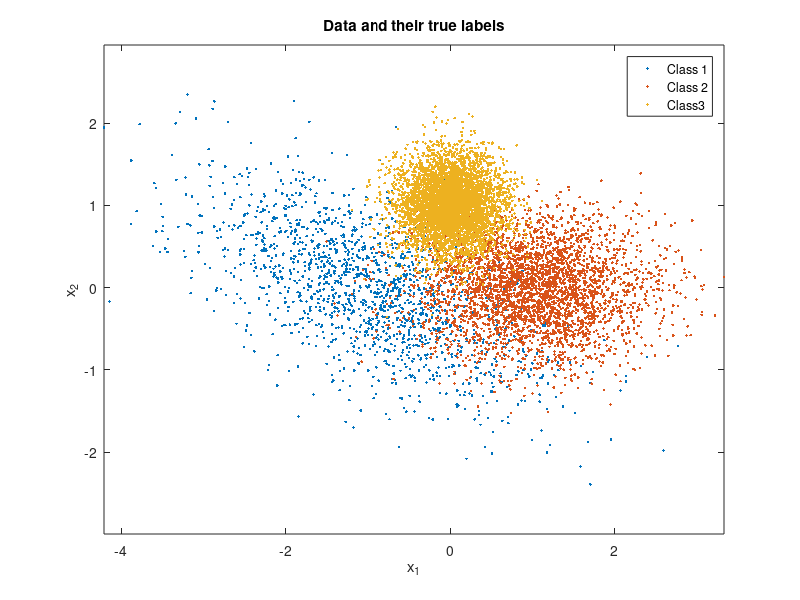

Here is the MATLAB script that generated this plot: (Note: this script raises an error after producing the figure.)

m(:,1) = [-1;0]; Sigma(:,:,1) = 0.1*[10 -4;-4,5]; % mean and covariance of data pdf conditioned on label 3
m(:,2) = [1;0]; Sigma(:,:,2) = 0.1*[5 0;0,2]; % mean and covariance of data pdf conditioned on label 2
m(:,3) = [0;1]; Sigma(:,:,3) = 0.1*eye(2); % mean and covariance of data pdf conditioned on label 1
classPriors = [0.15,0.35,0.5]; thr = [0,cumsum(classPriors)];
N = 10000; u = rand(1,N); L = zeros(1,N); x = zeros(2,N);
figure(1),clf, colorList = 'rbg';
record_N = zeros(1,3);
for l = 1:3
    indices = find(thr(l)<=u & u<thr(l+1)); % if u happens to be precisely 1, that sample will get omitted - needs to be fixed
    L(1,indices) = l*ones(1,length(indices));
    x(:,indices) = mvnrnd(m(:,l),Sigma(:,:,l),length(indices))';
    record_N(l) = length(indices); % count the numer of samples for each class
    figure(1), plot(x(1,indices),x(2,indices),'.','MarkerFaceColor',colorList(l)); axis equal, hold on,
end
legend('Class 1','Class 2', 'Class3'), 
title('Data and their true labels'),
xlabel('x_1'), ylabel('x_2'), 

poss = zeros(N,3); % 	posterior probability of 3 classes
for l = 1: 3
    poss(:,l) = evalGaussian(x, m(:,l), Sigma(:,:,l))*classPriors(l);
end

decision = zeros(1, N); % make decisions
for l=1:N
    decision(l)= find(poss(l,:) == max(poss(l,:)));
end

confusion = zeros(3);
error_p = zeros(3);
for r=1:3
    for c=1:3
        confusion(r,c) = length(find(decision==r & L==c)) % confusion matrix where the decision is r and the true lable is c
        error_p(r,c) = confusion(r,c)/record_N(c);
    end
end

errors = N - (confusion(1,1)+ confusion(2,2)+ confusion(3,3)) % total errors

error_probability = errors/N % estimate probability of error


figure(2), % class 1 circle, class 2 +, class 3 x, correct green, incorrect red
plot(x(1, find(decision==1 & L==1)),x(2, find(decision==1 & L==1)),'og'); hold on,
plot(x(1,find(decision==2 & L==2)), x(2,find(decision==2 & L==2)),'+g'); hold on,
plot(x(1,find(decision==3 & L==3)), x(2,find(decision==3 & L==3)),'xg'); hold on,
plot(x(1,find(decision~=1 & L==1)), x(2,find(decision~=1 & L==1)),'or'); hold on,
plot(x(1,find(decision~=2 & L==2)), x(2,find(decision~=2 & L==2)),'+r'); hold on,
plot(x(1,find(decision~=3 & L==3)), x(2,find(decision~=3 & L==3)),'xr'); hold on,
axis equal,

% including the contour at level 0 which is the decision boundary
legend('Correct decisions for data from Class 1', 'Correct decisions for data from Class 2',  'Correct decisions for data from Class 3', 'Wrong decisions for data from Class 1','Wrong decisions for data from Class 2','Wrong decisions for data from Class 3'), 
title('Data and their classifier decisions versus true labels'),
xlabel('x_1'), ylabel('x_2'),




function g = evalGaussian(x,mu,Sigma)
% Evaluates the Gaussian pdf N(mu,Sigma) at each coumn of X
[n,N] = size(x);
C = ((2*pi)^n * det(Sigma))^(-1/2);
E = -0.5*sum((x-repmat(mu,1,N)).*(inv(Sigma)*(x-repmat(mu,1,N))),1);
g = C*exp(E);
end
